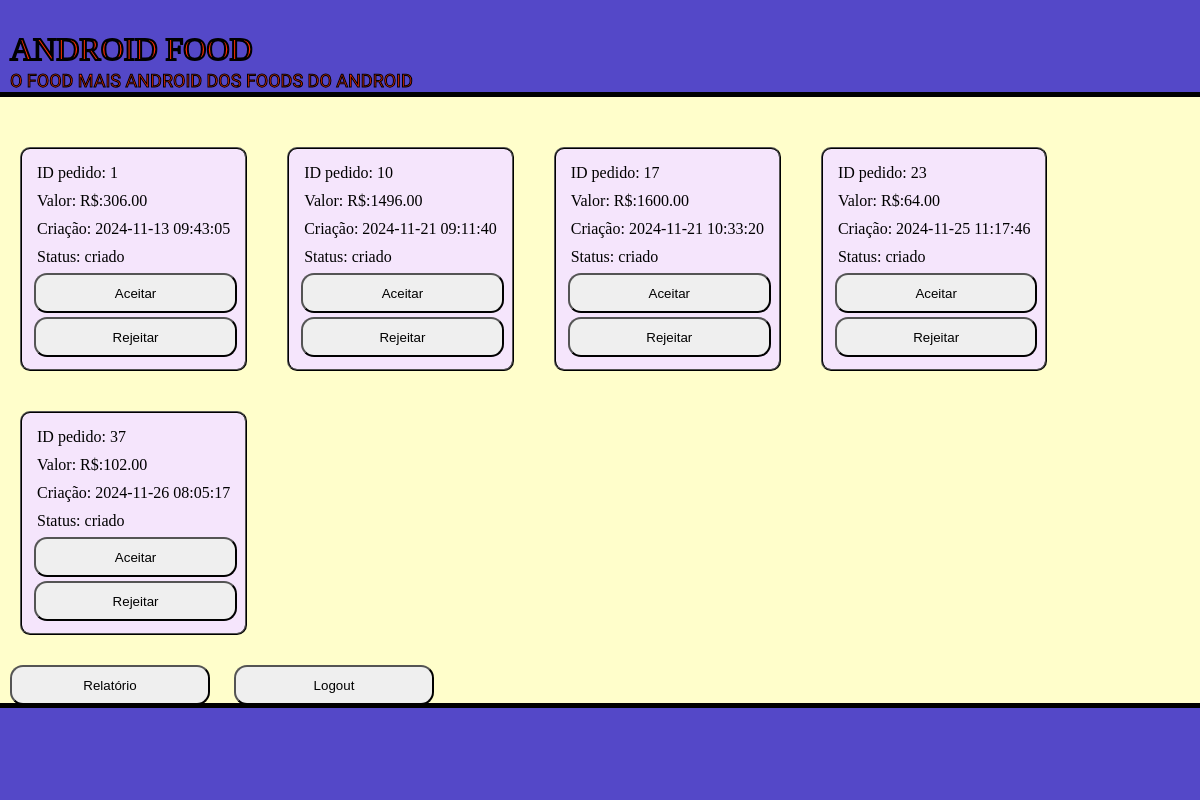
/restaurante (signed in), run on the app's committed database.
### tables this page shows
CREATE TABLE venda(
                            pk_venda INTEGER PRIMARY KEY NOT NULL,
                            valor NUMERIC CHECK (valor > 0) NOT NULL,
                            pk_usuario INTEGER REFERENCES usuario NOT NULL,
                            pk_restaurante INTEGER REFERENCES restaurante NOT NULL,
                            criacao DATE DEFAULT(datetime('now', 'localtime')),
                            status VARCHAR(50) DEFAULT "criado"
                            );

### main.py (the view)
@app.route('/restaurante', methods=['GET','POST'])
def restaurante(): # Mostra os pedidos do restaurante que não estão concluidos ou rejeitados
    if (session.get('login') == None or session['login'] == False) or (session.get('restaurante') == None or session['restaurante'] == False):
        return index()
    vendas = database.consulta_pedidos(session['pk']) # Consulta os pedidos do restaurante
    pedidos = []
    for venda in vendas:
        if (venda[4] != "rejeitado") and (venda[4] != "entregue"): # Caso não for entregue ou rejeitado
            pedido = {
                        "pk": venda[0],
                        "valor": venda[1],
                        "pk_usuario": venda[2],
                        "criacao": venda[3],
                        "status": venda[4]
                    }
            pedidos.append(pedido)
    session['pedidos'] = pedidos
    return render_template("restaurante.jinja",nome = session['nome'],pedidos = session['pedidos'])

### database/database.py (called while the page is built)
    def consulta_pedidos(self,pk_restaurante): # Consulta os pedidos de um restaurante
        sql = f'SELECT pk_venda,valor,pk_usuario,criacao,status FROM venda WHERE pk_restaurante = ?;'
        result = self.conexao.execute(sql,(pk_restaurante,))
        return result.fetchall()

### main.py (called while the page is built)
@app.template_filter() # Função para formatar dinheiro
def formatoDinheiro(valor):
    if valor == None:
        return f"0.00"
    return f"{float(valor):.2f}"

### templates/restaurante.jinja (shortened to what this page needs)
<!DOCTYPE html>
<html lang="pt-BR">
  <head>
    <link rel="stylesheet" href="{{ url_for('static',filename='styles/restaurante.css') }}" >
  </head>
  <body>
    <header class="header">
      <h1>ANDROID FOOD</h1>
      <p>O FOOD MAIS ANDROID DOS FOODS DO ANDROID</p>
    </header>
    {% if pedidos[0] is none %}
      <section class="pedidos">
        <p>Nenhum pedido</p>
      </section>
    {% else %}
      <section class="pedidos">
        {% for pedido in pedidos%}
        <div class="pedido">
          <p class="id">ID pedido: {{ pedido["pk"] }}</p>
          <p class="valor">Valor: R$:{{ pedido["valor"] | formatoDinheiro }}</p>
          <p class="criacao">Criação: {{ pedido["criacao"] }}</p>
          <p class="status">Status: {{ pedido["status"] }}</p>
          {% if pedido["status"] == "criado" %}
           <a href="{{ url_for('aceitar', pk=pedido['pk']) }}"> <button>Aceitar</button></a>
            <a href="{{ url_for('rejeitar', pk=pedido['pk']) }}"><button>Rejeitar</button></a>
          {% elif pedido["status"] == "aceito" %}
            <a href="{{ url_for('entrega', pk=pedido['pk']) }}"><button>Saiu para a entrega</button></a>
          {% elif pedido["status"] == "saiu para a entrega" %}
            <a href="{{ url_for('entregue', pk=pedido['pk']) }}"><button>Entregue</button></a>
          {% endif %}
        </div>
        {% endfor %}
      </section>
    {% endif %}
    <a href="{{ url_for('relatorio') }}"><button class="util-button">Relatório</button></a>
    <a href="{{ url_for('logout') }}"><button class="util-button">Logout</button></a>
    <footer class="footer">
    </footer>
  </body>
</html>

### static/styles/restaurante.css (style rules this page uses)
body { margin: 0; background-color: #fffecb; margin-bottom: 9vh; width: 100%; max-width: 100%; }
.header { width: calc(100% - 20px); height: 9vh; padding: 10px; background-color: #5448c8; margin-bottom: 30px; border-bottom: 5px solid black; max-width: 100%; }
.header h1 { font-family: "Alfa Slab One", serif; font-weight: 400; font-style: normal; color: #ff2e00; -webkit-text-stroke: 2px black; margin-bottom: 2px; }
.header p { font-family: "Racing Sans One", sans-serif; font-weight: 400; font-style: normal; font-size: large; color: #ff2e00; -webkit-text-stroke: 1px black; margin-top: 0; }
.pedidos { display: flex; justify-content: flex-start; flex-wrap: wrap; }
.pedido { display: flex; flex-direction: column; border: 2px ridge black; border-radius: 10px; padding: 10px; background-color: #f5e5fc; height: 200px; margin: 20px; }
.pedido p { margin: 5px; }
.pedido button { border-radius: 13px; height: 40px; margin: 2px; width: 100%; }
a { text-decoration: none; }
.util-button { border-radius: 13px; margin: 10px; width: 200px; height: 40px; }
.footer { width: 100%; height: 9vh; background-color: #5448c8; position: fixed; bottom: 0; padding: 10px; margin-top: 30px; border-top: 5px solid black; max-width: 100%; }

### data on the page
venda: pk "1", valor "306.00", criacao "2024-11-13 09:43:05", status "criado"
venda: pk "10", valor "1496.00", criacao "2024-11-21 09:11:40", status "criado"
venda: pk "17", valor "1600.00", criacao "2024-11-21 10:33:20", status "criado"
venda: pk "23", valor "64.00", criacao "2024-11-25 11:17:46", status "criado"
venda: pk "37", valor "102.00", criacao "2024-11-26 08:05:17", status "criado"
